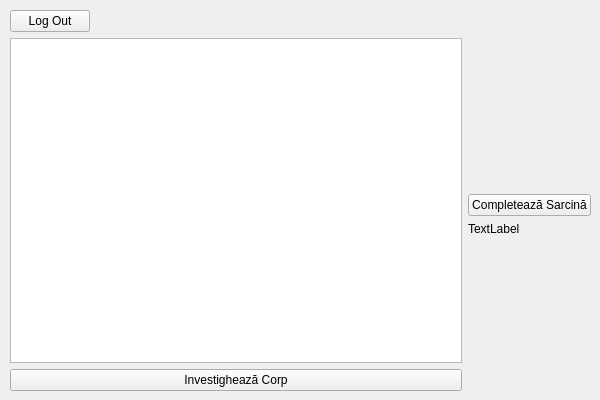
<?xml version="1.0" encoding="UTF-8"?>
<ui version="4.0">
 <class>MainWindow</class>
 <widget class="QMainWindow" name="MainWindow">
  <property name="geometry">
   <rect>
    <x>0</x>
    <y>0</y>
    <width>600</width>
    <height>400</height>
   </rect>
  </property>
  <property name="windowTitle">
   <string>MainWindow</string>
  </property>
  <widget class="QWidget" name="centralwidget">
   <widget class="QWidget" name="verticalLayoutWidget">
    <property name="geometry">
     <rect>
      <x>10</x>
      <y>10</y>
      <width>581</width>
      <height>381</height>
     </rect>
    </property>
    <layout class="QVBoxLayout" name="verticalLayout">
     <item>
      <layout class="QHBoxLayout" name="horizontalLayout">
       <item>
        <widget class="QPushButton" name="pushButton">
         <property name="text">
          <string>Log Out</string>
         </property>
        </widget>
       </item>
       <item>
        <spacer name="horizontalSpacer">
         <property name="orientation">
          <enum>Qt::Horizontal</enum>
         </property>
         <property name="sizeHint" stdset="0">
          <size>
           <width>40</width>
           <height>20</height>
          </size>
         </property>
        </spacer>
       </item>
      </layout>
     </item>
     <item>
      <layout class="QHBoxLayout" name="horizontalLayout_2">
       <item>
        <layout class="QVBoxLayout" name="verticalLayout_2">
         <item>
          <widget class="QTableView" name="tableView"/>
         </item>
         <item>
          <widget class="QPushButton" name="pushButton_2">
           <property name="text">
            <string>Investighează Corp</string>
           </property>
          </widget>
         </item>
        </layout>
       </item>
       <item>
        <layout class="QVBoxLayout" name="verticalLayout_6">
         <item>
          <spacer name="verticalSpacer_2">
           <property name="orientation">
            <enum>Qt::Vertical</enum>
           </property>
           <property name="sizeHint" stdset="0">
            <size>
             <width>20</width>
             <height>40</height>
            </size>
           </property>
          </spacer>
         </item>
         <item>
          <widget class="QPushButton" name="pushButton_3">
           <property name="text">
            <string>Completează Sarcină</string>
           </property>
          </widget>
         </item>
         <item>
          <widget class="QLabel" name="label">
           <property name="text">
            <string>TextLabel</string>
           </property>
          </widget>
         </item>
         <item>
          <spacer name="verticalSpacer">
           <property name="orientation">
            <enum>Qt::Vertical</enum>
           </property>
           <property name="sizeHint" stdset="0">
            <size>
             <width>20</width>
             <height>40</height>
            </size>
           </property>
          </spacer>
         </item>
        </layout>
       </item>
      </layout>
     </item>
    </layout>
   </widget>
  </widget>
 </widget>
 <resources/>
 <connections/>
</ui>
